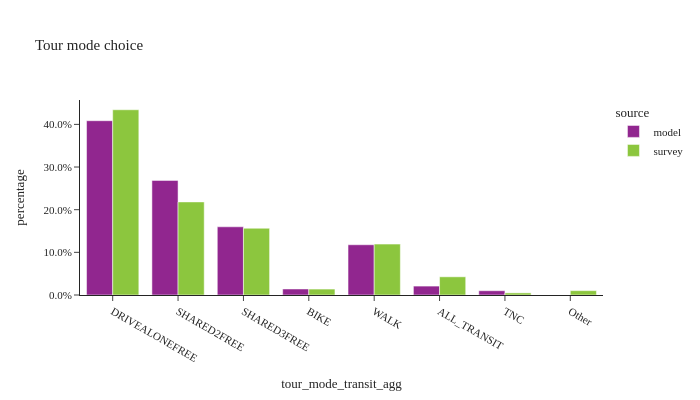
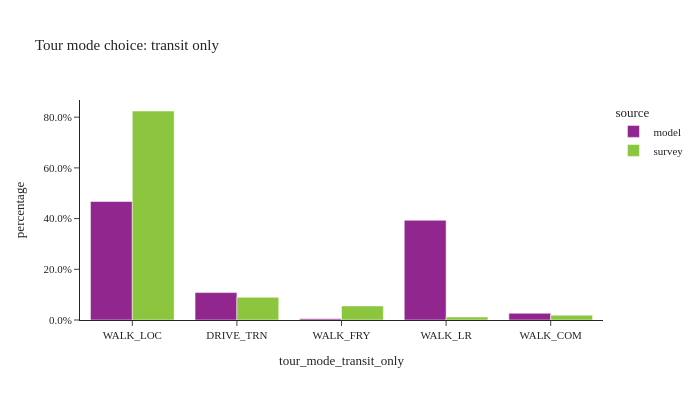

The code cell stored with these charts, in order, in its notebook:
### Code cell
util.plot_share_barchart(tour_data, 'tour_weight', 'tour_mode_transit_agg', title="Tour mode choice")
util.plot_share_barchart(tour_data, 'tour_weight', 'tour_mode_transit_only', title="Tour mode choice: transit only")

### Figure 1 — Plotly figure (JSON) as saved in the notebook; plotly's stock layout.template omitted (floating-point values rounded to 4 significant figures)
{"data": [{"alignmentgroup": "True", "customdata": [[2020994], [1329118], [790755], [69812], [582554], [103332], [49491]], "hovertemplate": "source=model<br>tour_mode_transit_agg=%{x}<br>percentage=%{y}<br>sample_size=%{customdata[0]}<extra></extra>", "legendgroup": "model", "marker": {"color": "#91268F", "pattern": {"shape": ""}}, "name": "model", "offsetgroup": "model", "orientation": "v", "showlegend": true, "textposition": "auto", "type": "bar", "x": ["DRIVEALONEFREE", "SHARED2FREE", "SHARED3FREE", "BIKE", "WALK", "ALL_TRANSIT", "TNC"], "xaxis": "x", "y": [0.4086, 0.2687, 0.1599, 0.01411, 0.1178, 0.02089, 0.01001], "yaxis": "y"}, {"alignmentgroup": "True", "customdata": [[4130], [2030], [1154], [351], [2543], [918], [66], [132]], "hovertemplate": "source=survey<br>tour_mode_transit_agg=%{x}<br>percentage=%{y}<br>sample_size=%{customdata[0]}<extra></extra>", "legendgroup": "survey", "marker": {"color": "#8CC63E", "pattern": {"shape": ""}}, "name": "survey", "offsetgroup": "survey", "orientation": "v", "showlegend": true, "textposition": "auto", "type": "bar", "x": ["DRIVEALONEFREE", "SHARED2FREE", "SHARED3FREE", "BIKE", "WALK", "ALL_TRANSIT", "TNC", "Other"], "xaxis": "x", "y": [0.4343, 0.2182, 0.1565, 0.01391, 0.1193, 0.04265, 0.004937, 0.0102], "yaxis": "y"}], "layout": {"barmode": "group", "height": 400, "legend": {"title": {"text": "source"}, "tracegroupgap": 0}, "title": {"text": "Tour mode choice"}, "width": 700, "xaxis": {"anchor": "y", "domain": [0.0, 1.0], "title": {"text": "tour_mode_transit_agg"}}, "yaxis": {"anchor": "x", "domain": [0.0, 1.0], "tickformat": ".1%", "title": {"text": "percentage"}}}}

### Figure 2 — Plotly figure (JSON) as saved in the notebook; plotly's stock layout.template omitted (floating-point values rounded to 4 significant figures)
{"data": [{"alignmentgroup": "True", "customdata": [[48304], [11159], [464], [40653], [2752]], "hovertemplate": "source=model<br>tour_mode_transit_only=%{x}<br>percentage=%{y}<br>sample_size=%{customdata[0]}<extra></extra>", "legendgroup": "model", "marker": {"color": "#91268F", "pattern": {"shape": ""}}, "name": "model", "offsetgroup": "model", "orientation": "v", "showlegend": true, "textposition": "auto", "type": "bar", "x": ["WALK_LOC", "DRIVE_TRN", "WALK_FRY", "WALK_LR", "WALK_COM"], "xaxis": "x", "y": [0.4675, 0.108, 0.00449, 0.3934, 0.02663], "yaxis": "y"}, {"alignmentgroup": "True", "customdata": [[779], [57], [14], [59], [9]], "hovertemplate": "source=survey<br>tour_mode_transit_only=%{x}<br>percentage=%{y}<br>sample_size=%{customdata[0]}<extra></extra>", "legendgroup": "survey", "marker": {"color": "#8CC63E", "pattern": {"shape": ""}}, "name": "survey", "offsetgroup": "survey", "orientation": "v", "showlegend": true, "textposition": "auto", "type": "bar", "x": ["WALK_LOC", "DRIVE_TRN", "WALK_FRY", "WALK_LR", "WALK_COM"], "xaxis": "x", "y": [0.8244, 0.08961, 0.05542, 0.01156, 0.01905], "yaxis": "y"}], "layout": {"barmode": "group", "height": 400, "legend": {"title": {"text": "source"}, "tracegroupgap": 0}, "title": {"text": "Tour mode choice: transit only"}, "width": 700, "xaxis": {"anchor": "y", "domain": [0.0, 1.0], "title": {"text": "tour_mode_transit_only"}}, "yaxis": {"anchor": "x", "domain": [0.0, 1.0], "tickformat": ".1%", "title": {"text": "percentage"}}}}
